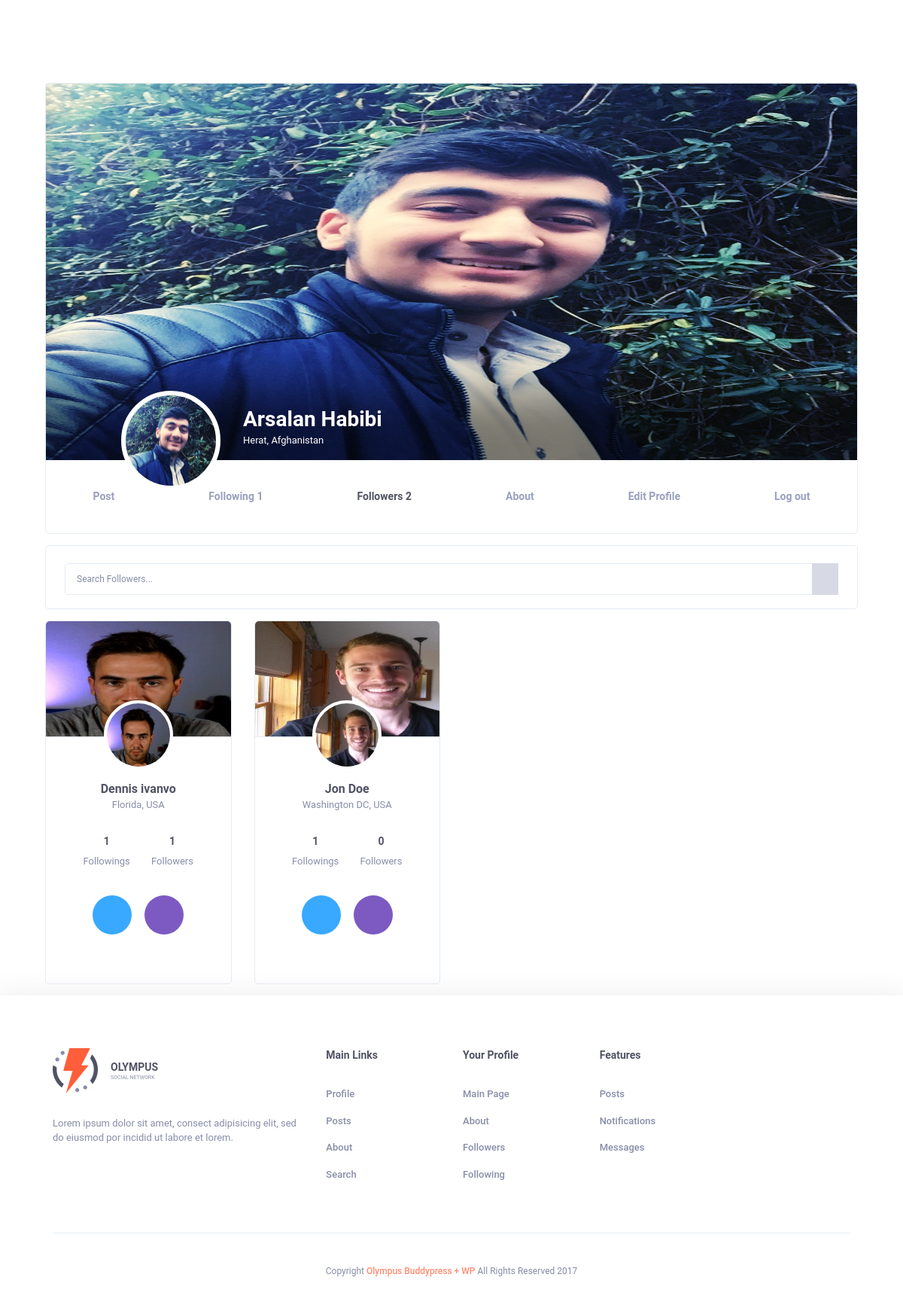
The app's page /own_profile/followers/ (signed in), older data.
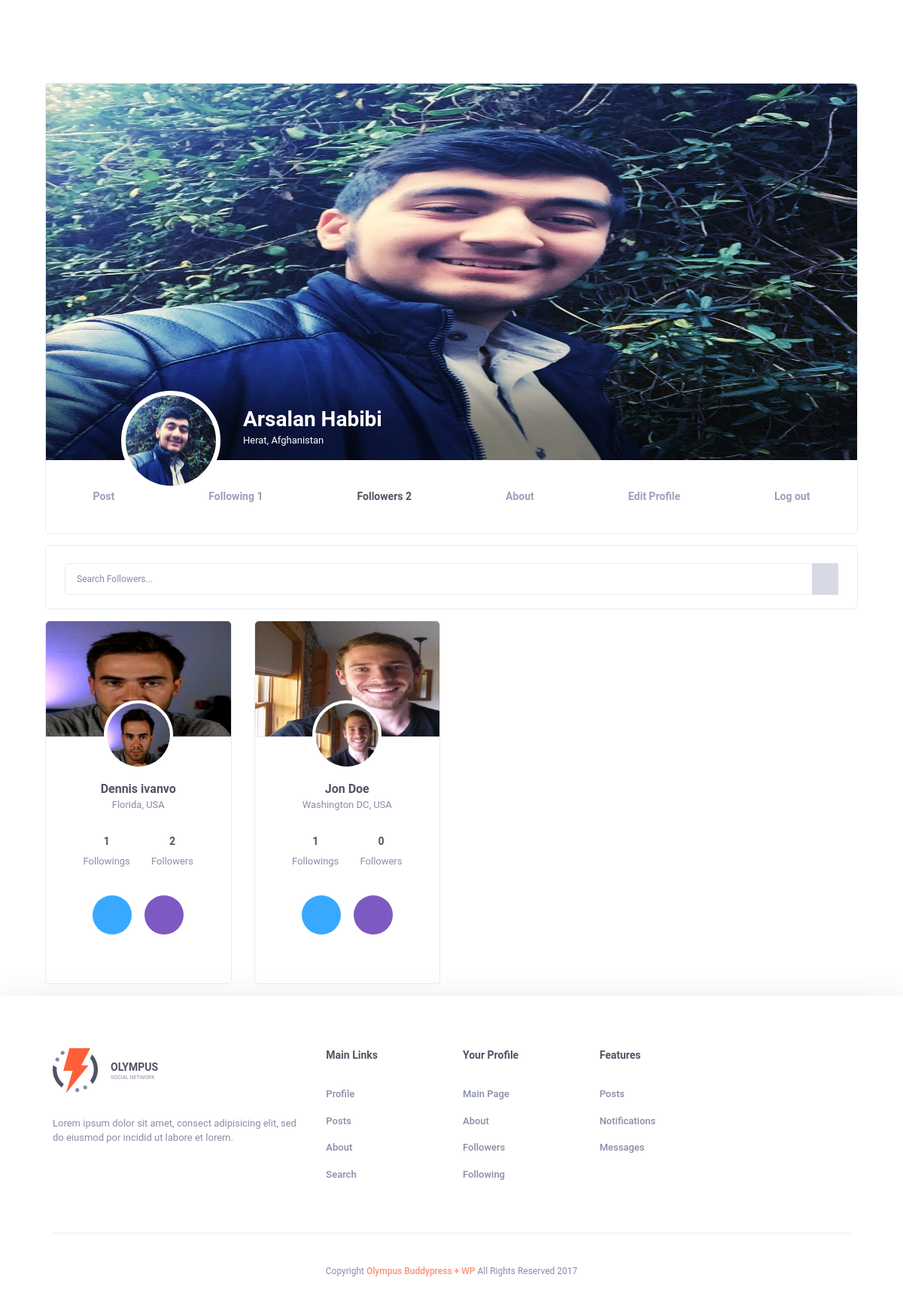
The same page, newer data.
### users/models.py (models this page shows, shortened)
class Profile(models.Model):
    GENDER_TYPE = (
        ('male', 'Male'),
        ('female', 'Female'),
    )
    STATUS_TYPE = (
        ('married', 'Married'),
        ('single', 'No Married'),
    )
    user = models.ForeignKey(User, on_delete=models.CASCADE, null=True, blank=True)
    user_name = models.CharField(max_length=120)
    last_name = models.CharField(max_length=150)
    age = models.IntegerField(default=0)
    email = models.EmailField(max_length=200)
    about_me = models.TextField(null=True, blank=True)
    password = models.CharField(max_length=200)
    birth_day = models.DateTimeField(null=True, blank=True)
    join_date = models.DateField(auto_now_add=True, null=True, blank=True)
    gender = models.CharField(max_length=120, choices=GENDER_TYPE)
    image = models.ImageField(upload_to=upload_file, null=True, blank=True, default='user-default.png')
    background_image = models.ImageField(upload_to=upload_file_background, null=True, blank=True, default='default.jpg')
    location = models.CharField(max_length=2000, null=True, blank=True)
    is_active = models.BooleanField(default=True)
    website = models.URLField(max_length=4000, null=True, blank=True)
    PhoneNumber = models.CharField(max_length=2000, null=True, blank=True)
    birthPlace = models.CharField(max_length=400, null=True, blank=True)
    status = models.CharField(max_length=1400, choices=STATUS_TYPE, null=True, blank=True)
    facebookAccount = models.URLField(max_length=2000, null=True, blank=True)
    twitterAccount = models.URLField(max_length=2000, null=True, blank=True)
    id = models.UUIDField(default=uuid.uuid4, editable=False, primary_key=True, unique=True)
    class Meta:
        verbose_name = 'Profile'
        verbose_name_plural = 'Profiles'

class OrderFollowing(models.Model):
    owner = models.ForeignKey(Profile, on_delete=models.CASCADE)
    total_follower = models.IntegerField(default=0, null=True, blank=True)

class Order(models.Model):
    owner = models.ForeignKey(Profile, on_delete=models.CASCADE)
    total_follower = models.IntegerField(default=0, null=True, blank=True)

class OrderDetail(models.Model):
    order = models.ForeignKey(Order, on_delete=models.CASCADE)
    user = models.ForeignKey(Profile, on_delete=models.CASCADE)
    time = models.DateTimeField(auto_now_add=True, null=True, blank=True)

### users/views.py (the view, shortened to what this page needs)
# urls.py: path('own_profile/followers/', views.profile_followers, name='profile_followers'),
@login_required(login_url='/')
def profile_followers(request, *args, **kwargs):
    context = {
        'total_message': 0,
        'total_notifications': 0
    }
    get_profile = Profile.objects.filter(user_id=request.user.id).first()
    context['user'] = get_profile
    open_order_main: Order = Order.objects.filter(owner_id=request.user.profile_set.first().id).first()
    open_order_main_following: OrderFollowing = OrderFollowing.objects.filter(
        owner_id=request.user.profile_set.first().id).first()
    if open_order_main is not None and open_order_main_following:
        context['order'] = open_order_main
        context['order_following'] = open_order_main_following
        context['user_following'] = open_order_main_following.orderdetailfollowing_set.all()
        context['right_following'] = open_order_main_following.orderdetailfollowing_set.all()
        context['user_followers'] = open_order_main.orderdetail_set.all()
        get_fr_search = request.GET.get('fr_search')
    return render(request, 'account/Followers.html', context)

### users/templates/account/Followers.html (shortened to what this page needs)
{% extends 'shared/_MainLayOut.html' %}
{% url 'profile_followers' as own_profile_followers %}
{% url 'profile_view_followers' user_view.id user_view.user_name as profile_followers_view %}
{% load static %}
{% block content %}
    <div class="header-spacer"></div>
    {% include 'account/top_header.html' with user=user %}
    <div class="container">
        <div class="row">
            <div class="col col-xl-12 col-lg-12 col-md-12 col-sm-12 col-12">
                <div class="ui-block responsive-flex">
                    <div class="ui-block-title">
                        <form class="w-search" method="get"
                              action="{% if request.path == profile_followers_view %} {{ profile_followers_view }} {% else %} {{ own_profile_followers }} {% endif %}">
                            <div class="form-group with-button">
                                <input class="form-control" type="text" placeholder="Search Followers..."
                                       value="{{ request.GET.fr_search }}" name="fr_search">
                                <button>
                                    <svg class="olymp-magnifying-glass-icon">
                                        <use xlink:href="{% static 'svg-icons/sprites/icons.svg' %}#olymp-magnifying-glass-icon"></use>
                                    </svg>
                                </button>
                            </div>
                        </form>
                    </div>
                </div>
            </div>
        </div>
    </div>
    <div class="container">
        <div class="row">
            {% if user_followers.exists %}
                {% for follower in user_followers %}
                    <div class="col col-xl-3 col-lg-6 col-md-6 col-sm-6 col-6">
                        <div class="ui-block">
                            <div class="friend-item">
                                <div class="friend-header-thumb">
                                    <img src="{{ follower.user.background_image.url }}" alt="friend"
                                         style="width: 246px;height: 153px">
                                </div>
                                <div class="friend-item-content">
                                    <div class="friend-avatar">
                                        <div class="author-thumb">
                                            <img src="{{ follower.user.image.url }}" alt="author"
                                                 style="width: 92px;height: 92px;background-color: white">
                                        </div>
                                        <div class="author-content">
                                            <a href="/view_profile/{{ follower.user.id }}/{{ follower.user.user_name }}/view/"
                                               class="h5 author-name">{{ follower.user.user_name }} {{ follower.user.last_name }}</a>
                                            <div class="country">{{ follower.user.location }}</div>
                                        </div>
                                    </div>
                                    <div class="swiper-container" data-slide="fade">
                                        <div class="swiper-wrapper">
                                            <div class="swiper-slide">
                                                <div class="friend-count" data-swiper-parallax="-500">
                                                    <a href="/view_profile/{{ follower.user.id }}/{{ follower.user.user_name }}/view/following"
                                                       class="friend-count-item">
                                                        {% for s in follower.user.orderfollowing_set.all %}
                                                            <div class="h6">{{ s.total_follower }}</div>
                                                        {% endfor %}
                                                        <div class="title">Followings</div>
                                                    </a>
                                                    <a href="/view_profile/{{ follower.user.id }}/{{ follower.user.user_name }}/view/followers"
                                                       class="friend-count-item">
                                                        {% for s in follower.user.order_set.all %}
                                                            <div class="h6">{{ s.total_follower }}</div>
                                                        {% endfor %}
                                                        <div class="title">Followers</div>
                                                    </a>
                                                </div>
                                                <div class="control-block-button" data-swiper-parallax="-100">
                                                    <a href="#" class="btn btn-control bg-blue">
                                                        <svg class="olymp-happy-face-icon">
                                                            <use xlink:href="{% static 'svg-icons/sprites/icons.svg' %}#olymp-happy-face-icon"></use>
                                                        </svg>
                                                    </a>
                                                    <a href="#" class="btn btn-control bg-purple">
                                                        <svg class="olymp-chat---messages-icon">
                                                            <use xlink:href="{% static 'svg-icons/sprites/icons.svg' %}#olymp-chat---messages-icon"></use>
                                                        </svg>
                                                    </a>
                                                </div>
                                            </div>
                                        </div>
                                    </div>
                                </div>
                            </div>
                                        </div>
                    </div>
                {% endfor %}
            {% else %}
                <div class="alert alert-success" style="width: 1150px">
                    <center><h3>No Follower Found</h3></center>
                </div>
            {% endif %}
        </div>
    </div>
{% endblock %}

### users/templates/account/top_header.html (shortened to what this page needs)
{% load static %}
{% url 'about-user' as about %}
{% url 'profile' as profile %}
{% url 'profile_following' as profile_following %}
{% url 'profile_followers' as profile_follower %}
{% url 'profile_view_followers' user.id user.user_name as profile_view_follower %}
{% url 'profile_view_following' user.id user.user_name as profile_view_following %}
{% url 'profile_view' user.id user.user_name as view %}
{% url 'update_user' as edit %}
<div class="container">
    <div class="row">
        <div class="col col-xl-12 col-lg-12 col-md-12 col-sm-12 col-12">
            <div class="ui-block">
                <div class="top-header top-header-favorit">
                    <div class="top-header-thumb">
                        <img src="{{ user.background_image.url }}" alt="nature"
                             style="width: 1920px;height: 500px">
                        <div class="top-header-author">
                            <div class="author-thumb">
                                <img src="{{ user.image.url }}" alt="author"
                                     style="width: 120px">
                            </div>
                            <div class="author-content">
                                <a href="{{ view }}"
                                   class="h3 author-name">{{ user.user_name.title }} {{ user.last_name.title }}</a>
                                {% if user.location is not None %}
                                    <div class="country">{{ user.location }}</div>
                                {% endif %}
                            </div>
                        </div>
                    </div>
                    <div class="profile-section">
                        <div class="row">
                            <div class="col col-xl-12 m-auto col-lg-8 col-md-12">
                                <ul class="profile-menu">
                                    <li>
                                        {% if request.path == view or request.path == profile_view_following or request.path == profile_view_follower %}
                                            <a href="{{ view }}"
                                               class="{% if request.path == view %} active {% endif %}">Posts</a>
                                        {% else %}
                                            <a href="{{ profile }}"
                                               class="{% if request.path == profile %} active {% endif %}">Post</a>
                                        {% endif %}
                                    </li>
                                    <li>
                                        {% if request.path == view or request.path == profile_view_following or request.path == profile_view_follower %}
                                            <a href="{{ profile_view_following }}"
                                               class="{% if request.path == profile_view_following %} active {% endif %}">Following {{ order_following.total_follower }}</a>
                                        {% else %}
                                            <a href="{{ profile_following }}"
                                               class="{% if request.path == profile_following %} active {% endif %}">Following {{ order_following.total_follower }}</a>
                                        {% endif %}
                                    </li>
                                    <li>
                                        {% if request.path == view or request.path == profile_view_following or request.path == profile_view_follower %}
                                            <a href="{{ profile_view_follower }}"
                                               class="{% if request.path == profile_view_follower %} active {% endif %}">Followers {{ order.total_follower }}</a>
                                        {% else %}
                                            <a href="{{ profile_follower }}"
                                               class="{% if request.path == profile_follower %} active {% endif %}">Followers {{ order.total_follower }}</a>
                                        {% endif %}
                                    </li>
                                    <li>
                                        {% if request.path == profile or request.path == profile_following or request.path == profile_follower or request.path == about %}
                                            <a href="{% url 'about-user' %}"
                                               class="{% if request.path == about %} active {% endif %}">About</a>
                                        {% endif %}
                                    </li>
                                    {% if request.path == profile or request.path == profile_following or request.path == profile_follower or request.path == about %}
                                        <li>
                                            <a href="{% url 'update_user' %}"
                                               class="{% if request.path == edit %} active {% endif %}">
                                                Edit Profile
                                            </a>
                                        </li>
                                    {% endif %}
                                    <li>
                                        {% if request.path == profile or request.path == profile_follower or request.path == profile_following or request.path == about %}
                                            <a href="{% url 'logout' %}">Log out</a>
                                        {% endif %}
                                    </li>
                                </ul>
                            </div>
                        </div>
                    </div>
                </div>
            </div>
        </div>
    </div>
</div>

Row changes from the older to the newer data that the page shows:
changed Order (number 2 of 3 on the later page): total_follower "1" → "2"
